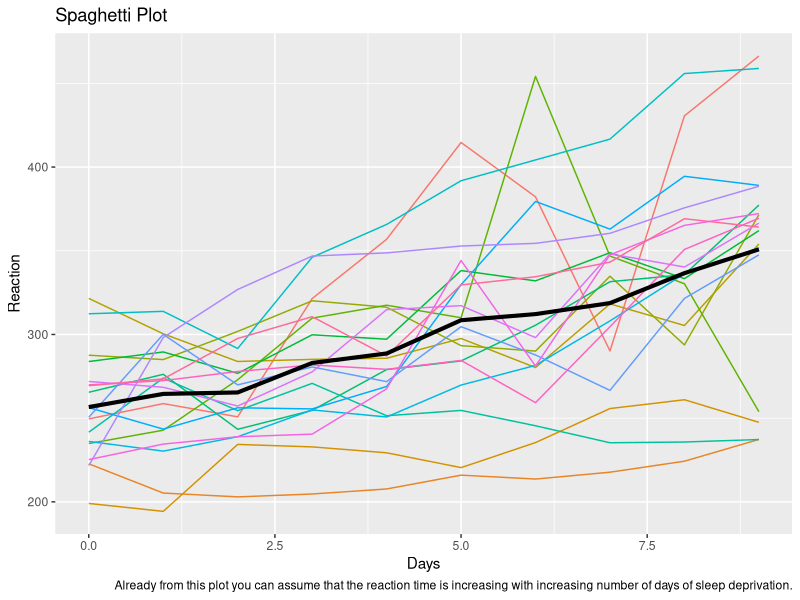
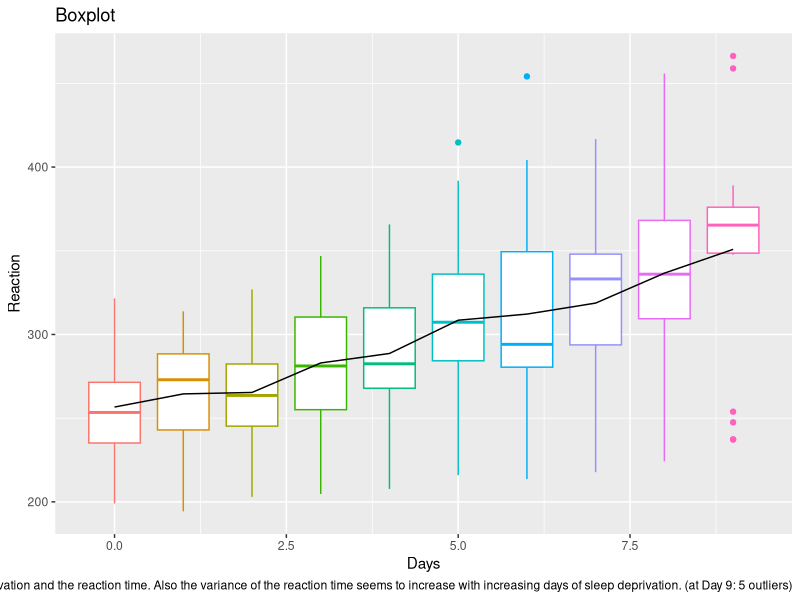
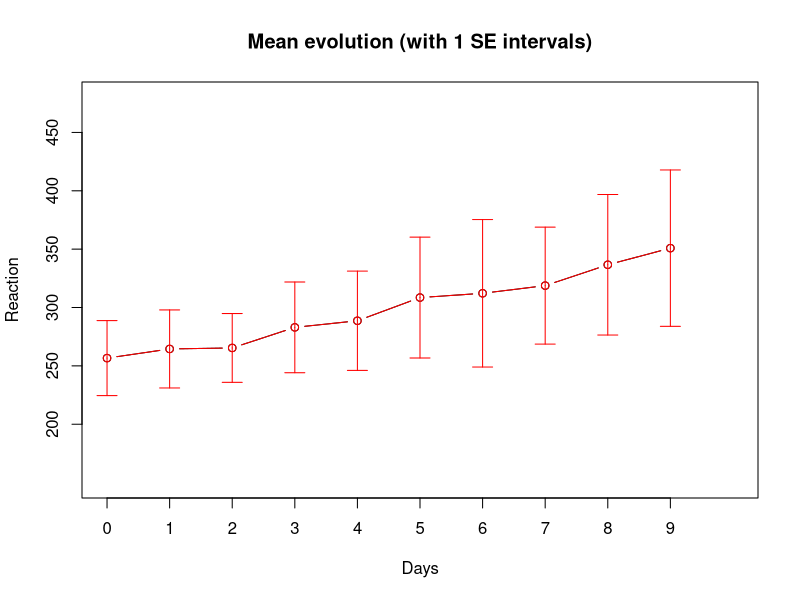
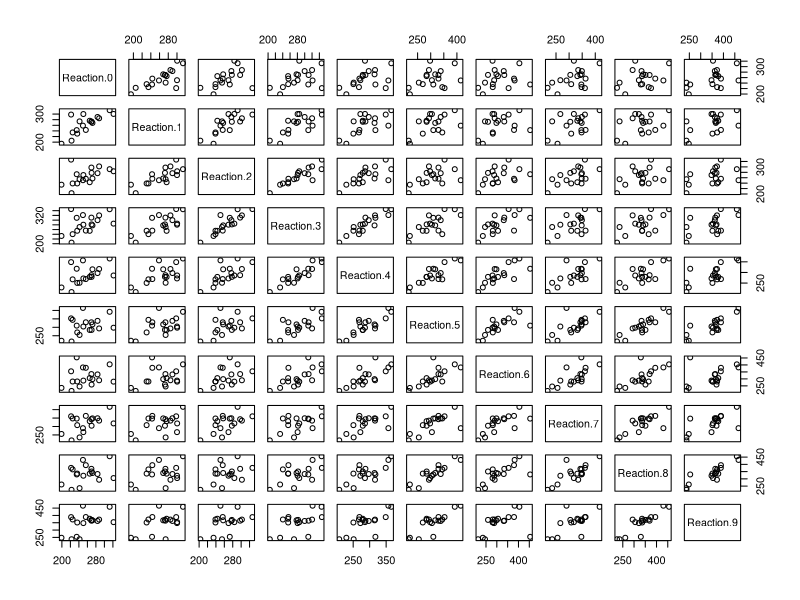
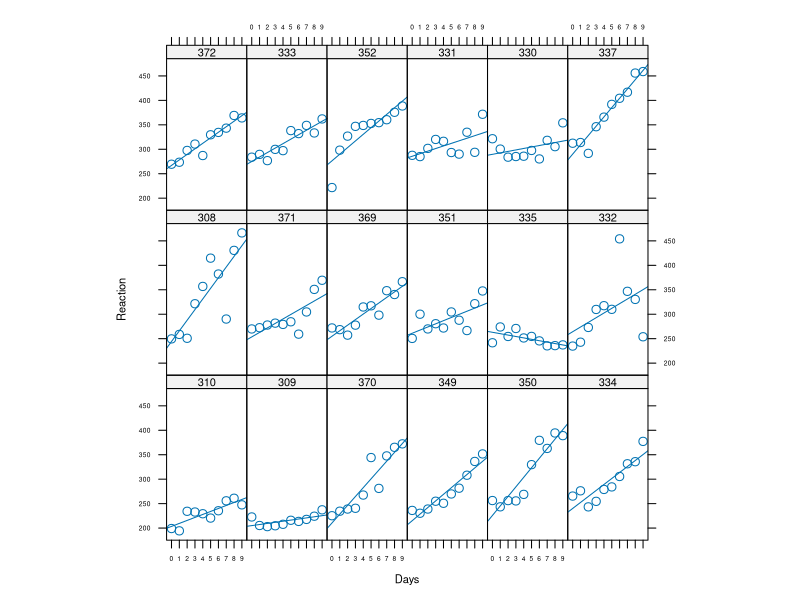

Here is the R script that generated these plots, in order: (Note: this script raises an error after producing the figures.)
## ---- chunk 1
knitr::opts_chunk$set(echo = FALSE)
## ---- chunk 2
library(tidyverse)
library(lattice)
library(lme4)
library(arm)
#library(pkbrtest)
library(ggplot2)
## ---- chunk 3
sleep <- read.table('sleep.txt')
head(sleep, 12)
## ---- chunk 4
average_reaction_time <- sleep %>%
  group_by(Days) %>%
  summarise(mean_reaction_time   = mean(Reaction),
            median_reaction_time = median(Reaction),
            sd_reaction_time     = sd(Reaction))

sleep_spag_plot <- ggplot(sleep) +
  geom_line(aes(Days, Reaction, colour=factor(Subject)),
            show.legend=FALSE) +
  geom_line(data= average_reaction_time,
            aes(Days, mean_reaction_time),
            colour = "BLACK",
            size   = 1.4) + 
  labs(title   = "Spaghetti Plot",
       caption = "Already from this plot you can assume that the reaction time is increasing with increasing number of days of sleep deprivation.")
sleep_spag_plot

# TODO axes benoemen
## ---- chunk 5
ggplot(sleep) + 
  geom_boxplot(aes(Days, Reaction, colour=factor(Days)),
               show.legend = FALSE) +
  geom_line(data   = average_reaction_time,
            aes(Days, mean_reaction_time),
            colour = "black",
            size   = 0.5) +
  labs(title   = "Boxplot",
       caption = "It seems as if there's a linear trend between the number of days of sleep deprivation and the reaction time. Also the variance of the reaction time seems to increase with increasing days of sleep deprivation. (at Day 9: 5 outliers)")
       
       ##TODO add violin plot, add axis      
## ---- chunk 6
sleep.mean <- tapply(sleep$Reaction, list(sleep$Days), mean)
sleep.sd   <- tapply(sleep$Reaction, list(sleep$Days), sd)
sleep.var  <- tapply(sleep$Reaction, list(sleep$Days), var)
sleep.n    <- table(sleep$Days)

overview   <- cbind(c(0:9), sleep.mean, sleep.sd, sleep.var, sleep.n)
colnames(overview) <- c('Days', 'Mean', 'SD', 'Var', 'n')
knitr::kable(round(overview, 2), "pandoc")
## ---- chunk 7
## TODO? change to ggplot instead of plot?
## example:
# sleep_descr_stats <- sleepf %>%
#   dplyr::group_by(days) %>%
#   dplyr::summarise(reaction_mean  = mean(reaction),
#                    reaction_sd    = sd(reaction)) %>% 
#   dplyr::mutate(reaction_upper_se = reaction_mean + reaction_sd,
#                 reaction_lower_se = reaction_mean - reaction_sd) %>% 
#   dplyr::ungroup()
#
# ggplot2::ggplot() +
# geom_line(aes(x=days, y=reaction_mean, group=1),
#          size=1) +
# geom_errorbar(aes(x=days, ymin=reaction_lower_se, ymax=reaction_upper_se),
#               size=.4,
#              alpha=.6)

# General function to plot error bars
errbar <- function(x, y, height, width, lty=1, col="black"){
  arrows(x, y, x, y+height,
         angle  = 90,
         length = width,
         lty    = lty,
         col    = col)
  arrows(x, y, x, y-height,
         angle  = 90,
         length = width,
         lty    = lty,
         col    = col)
}

## Plotting mean evolution
plot(c(0:9), overview[,2] ,
     type = "b",
     xlim = c(0,10),
     ylim = c(150,480),
     xlab = "Days",
     ylab = "Reaction",
     axes = F,
     main = "Mean evolution (with 1 SE intervals)")

axis(side=1,at=c(0:9),labels=c(0:9))
axis(side=2,at=seq(200,450,50))

box()
points(c(0:9), overview[,2],
       type="b",
       col="red")
errbar(c(0:9), overview[,2], sleep.sd, 0.1,
       col="red")
## ---- chunk 8
## Reshaping the data into a wide form
sleep.resh <- reshape(sleep,
                      timevar   = "Days",
                      idvar     = c("Subject"),
                      direction = "wide")
knitr::kable(sleep.resh, "pandoc")
## ---- chunk 9
# check normality of variables Reaction.X
for (i in c(2:11)){
  print(shapiro.test(sleep.resh[,i]))
}
## ---- chunk 10
## Correlation between the Reaction scores at different days
cor(sleep.resh[, 2:11], method='spearman')

pairs(sleep.resh[, 2:11])
##TODO add cor + colours fancy plot
## ---- chunk 11
## Trellis graph
## Displaying the linear regression per person

cf <-sapply(sleep$Subject, 
            function(x) coef(lm(Reaction~Days, data=subset(sleep, Subject==x))))

Sx <-reorder(sleep$Subject, cf[1,]) 
# 
xyplot(Reaction ~ Days|Sx,
       data          = sleep,
       type          = c('p', 'r'),
       auto.key      = T,
       aspect        = "xy",
       par.settings  = list(axis.text=list(cex=0.6),
                           fontsize=list(text=8, points=10)),
       scales=list(x = list(at = c(0:9), labels = c("0","1","2", "3", "4", "5", "6", "7", "8", "9"))))
       
#plot individual intercept and slope to compare 
intercept.lin.reg.coef2 = lin.reg.coef2[,1]
slope.lin.reg.coef2 = lin.reg.coef2[,2]
plot(intercept.lin.reg.coef2, slope.lin.reg.coef2, main = "Individual regression intercept vs slope")
## ---- chunk 12
## Linear regression per participant of Reaction on Days

## Coefficients
lin.reg.coef  <- by(sleep, sleep$Subject,
                   function(data) coef(lm(Reaction ~ Days, data=data)))
lin.reg.coef1 <- unlist(lin.reg.coef)
names(lin.reg.coef1) <- NULL
lin.reg.coef2 <- matrix(lin.reg.coef1,
                        length(lin.reg.coef1)/2,
                        2,
                        byrow = TRUE)

## R squared
lin.reg.r.squared <- by(sleep, sleep$Subject,
                        function(data) summary(lm(Reaction ~ Days, data=data))$r.squared )
lin.reg.r.squared1<- as.vector(unlist(lin.reg.r.squared))

## Histograms
par(mfrow=c(3,1))
hist(lin.reg.coef2[,1],
     xlab = "Intercept",
     col  = "lightblue",
     main = "Histogram of individual intercepts")
hist(lin.reg.coef2[,2],
     xlab = "Slope",
     col  = "lightblue",
     main = "Histogram of individual slopes")
hist(lin.reg.r.squared1,
     xlab = "R squared",
     col  = "lightblue",
     main = "Histogram of individual R squared")

## ---- chunk 13
sleep.reml <- lmer(formula = Reaction ~ 1 + Days + (1 + Days|Subject),
                   data=sleep)
summary(sleep.reml) 
## ---- chunk 14
confint(sleep.reml,  par=5:6, method='Wald', oldNames=F)
## ---- chunk 15
confint(sleep.reml,
        method    = 'boot',
        boot.type = 'perc',
        oldNames  = F,
        nsim      = 500)
confint(sleep.reml,
        level    = 0.95,
        method   = 'profile', 
        oldNames = F)
## ---- chunk 16

## ---- chunk 17
resid <- residuals(sleep.reml)
shapiro.test(residuals(sleep.reml))
hist(resid)
## ---- chunk 18
sleep.o <- ranef(sleep.reml)$Subject
head(sleep.o,10)
plot (sleep.o, main = "Random intercept (boi) vs random slope (b1i)")

#plot modelled intercept and slope incl fixed effects
ind.coef = coef(sleep.reml)$Subject
head(ind.coef)
interc.coef = ind.coef[,1]
slope.coef = ind.coef[,2]
plot(interc.coef,slope.coef, main = "Random intercept vs random slope 
     (including fixed effects)")
